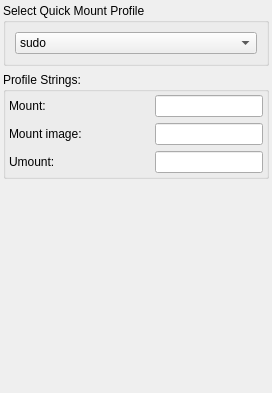
          <widget class="QWidget" name="tabMount">
           <attribute name="title">
            <string>Quick Mount</string>
           </attribute>
           <layout class="QVBoxLayout" name="verticalLayout_16">
            <property name="margin">
             <number>3</number>
            </property>
            <item>
             <widget class="QGroupBox" name="groupBox_24">
              <property name="title">
               <string>Select Quick Mount Profile</string>
              </property>
              <layout class="QVBoxLayout" name="verticalLayout_4">
               <item>
                <widget class="QComboBox" name="comboMountProfiles">
                 <item>
                  <property name="text">
                   <string notr="true">sudo</string>
                  </property>
                 </item>
                 <item>
                  <property name="text">
                   <string notr="true">gui sudo</string>
                  </property>
                 </item>
                 <item>
                  <property name="text">
                   <string notr="true">FuseISO</string>
                  </property>
                 </item>
                </widget>
               </item>
              </layout>
             </widget>
            </item>
            <item>
             <widget class="QGroupBox" name="groupBox_25">
              <property name="title">
               <string>Profile Strings:</string>
              </property>
              <layout class="QVBoxLayout" name="verticalLayout_18">
               <property name="margin">
                <number>3</number>
               </property>
               <item>
                <widget class="QWidget" name="frameMount" native="true">
                 <layout class="QHBoxLayout" name="_41">
                  <property name="margin">
                   <number>0</number>
                  </property>
                  <item>
                   <widget class="QLabel" name="label_53">
                    <property name="minimumSize">
                     <size>
                      <width>140</width>
                      <height>0</height>
                     </size>
                    </property>
                    <property name="maximumSize">
                     <size>
                      <width>140</width>
                      <height>16777215</height>
                     </size>
                    </property>
                    <property name="text">
                     <string>Mount:</string>
                    </property>
                   </widget>
                  </item>
                  <item>
                   <widget class="QLineEdit" name="txtMountString">
                    <property name="sizePolicy">
                     <sizepolicy hsizetype="Preferred" vsizetype="Minimum">
                      <horstretch>0</horstretch>
                      <verstretch>0</verstretch>
                     </sizepolicy>
                    </property>
                    <property name="inputMask">
                     <string notr="true"/>
                    </property>
                    <property name="text">
                     <string notr="true"/>
                    </property>
                    <property name="frame">
                     <bool>true</bool>
                    </property>
                   </widget>
                  </item>
                 </layout>
                </widget>
               </item>
               <item>
                <widget class="QWidget" name="widget_55" native="true">
                 <layout class="QHBoxLayout" name="_42">
                  <property name="margin">
                   <number>0</number>
                  </property>
                  <item>
                   <widget class="QLabel" name="label_54">
                    <property name="minimumSize">
                     <size>
                      <width>140</width>
                      <height>0</height>
                     </size>
                    </property>
                    <property name="maximumSize">
                     <size>
                      <width>140</width>
                      <height>16777215</height>
                     </size>
                    </property>
                    <property name="text">
                     <string>Mount image:</string>
                    </property>
                   </widget>
                  </item>
                  <item>
                   <widget class="QLineEdit" name="txtMountImageString">
                    <property name="sizePolicy">
                     <sizepolicy hsizetype="Preferred" vsizetype="Minimum">
                      <horstretch>0</horstretch>
                      <verstretch>0</verstretch>
                     </sizepolicy>
                    </property>
                    <property name="inputMask">
                     <string notr="true"/>
                    </property>
                    <property name="text">
                     <string notr="true"/>
                    </property>
                   </widget>
                  </item>
                 </layout>
                </widget>
               </item>
               <item>
                <widget class="QWidget" name="widget_56" native="true">
                 <layout class="QHBoxLayout" name="_43">
                  <property name="margin">
                   <number>0</number>
                  </property>
                  <item>
                   <widget class="QLabel" name="label_55">
                    <property name="minimumSize">
                     <size>
                      <width>140</width>
                      <height>0</height>
                     </size>
                    </property>
                    <property name="maximumSize">
                     <size>
                      <width>140</width>
                      <height>16777215</height>
                     </size>
                    </property>
                    <property name="text">
                     <string>Umount:</string>
                    </property>
                   </widget>
                  </item>
                  <item>
                   <widget class="QLineEdit" name="txtUmountString">
                    <property name="sizePolicy">
                     <sizepolicy hsizetype="Preferred" vsizetype="Minimum">
                      <horstretch>0</horstretch>
                      <verstretch>0</verstretch>
                     </sizepolicy>
                    </property>
                    <property name="inputMask">
                     <string notr="true"/>
                    </property>
                    <property name="text">
                     <string notr="true"/>
                    </property>
                   </widget>
                  </item>
                 </layout>
                </widget>
               </item>
              </layout>
             </widget>
            </item>
            <item>
             <spacer name="verticalSpacer_12">
              <property name="orientation">
               <enum>Qt::Vertical</enum>
              </property>
              <property name="sizeHint" stdset="0">
               <size>
                <width>20</width>
                <height>211</height>
               </size>
              </property>
             </spacer>
            </item>
           </layout>
          </widget>
